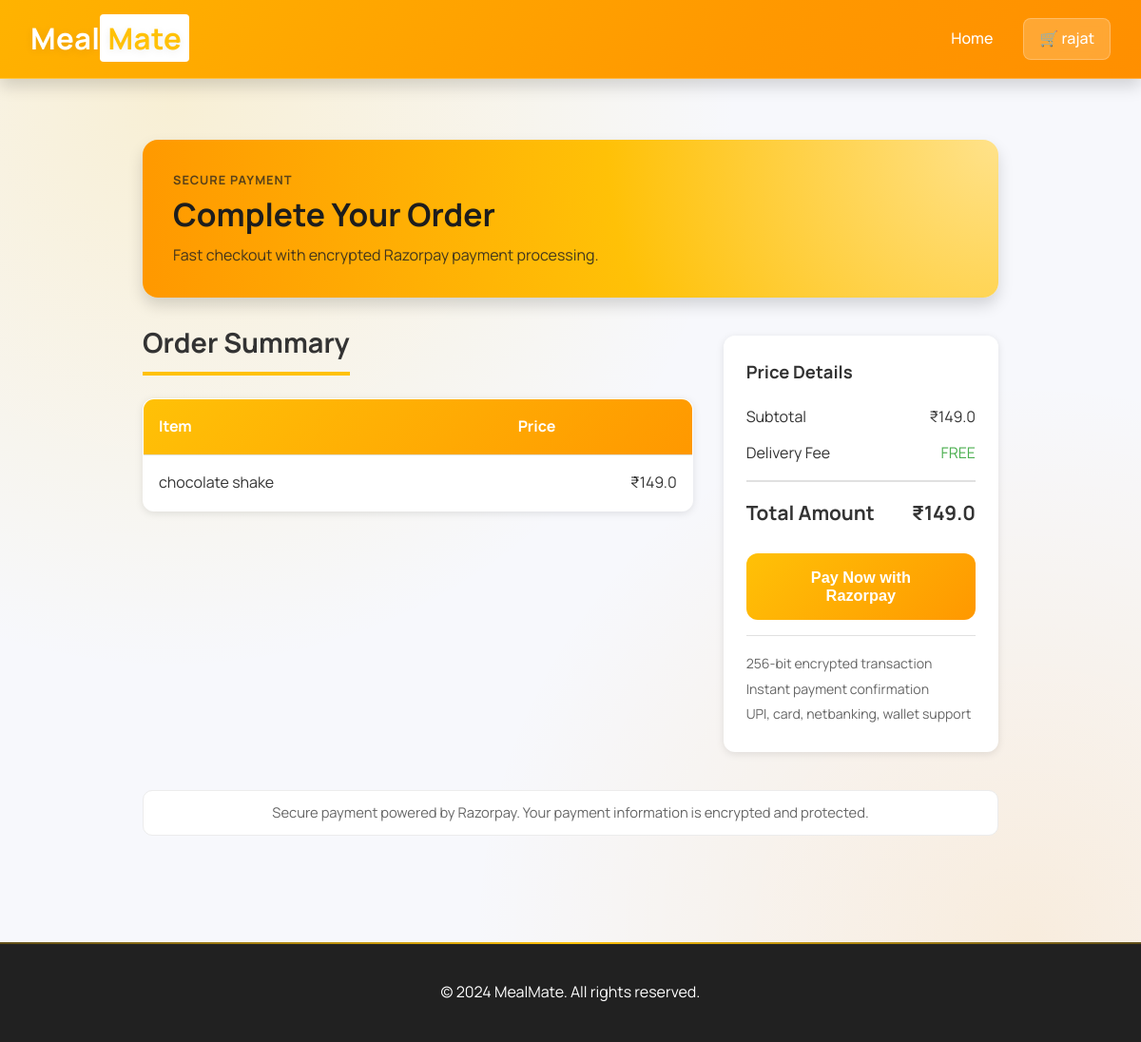
/checkout/rajat/, run on the app's committed database.
### delivery/models.py (models this page shows)
class Customer(models.Model):
    username = models.CharField(max_length = 20)
    password = models.CharField(max_length = 20)
    email = models.CharField(max_length = 20)
    mobile = models.CharField(max_length = 10)
    address = models.CharField(max_length = 50)

class Item(models.Model):
    restaurant = models.ForeignKey(Restaurant, on_delete = models.CASCADE, related_name = "items")
    name = models.CharField(max_length = 20)
    description = models.CharField(max_length = 200)
    price = models.FloatField()
    vegeterian = models.BooleanField(default=False)
    picture = models.URLField(max_length = 400, default='https://www.indiafilings.com/learn/wp-content/uploads/2024/08/How-to-Start-Food-Business.jpg')

### delivery/views.py (the view)
# urls.py: path('checkout/<str:username>/', views.checkout, name='checkout'),
def checkout(request, username):
    customer = get_object_or_404(Customer, username=username)
    cart = Cart.objects.filter(customer=customer).first()
    cart_items = cart.items.all() if cart else []
    total_price = cart.total_price() if cart else 0
    if total_price == 0:
        return render(request, 'delivery/checkout.html', {
            'error': 'Your cart is empty!',
        })
    client = razorpay.Client(auth=(settings.RAZORPAY_KEY_ID, settings.RAZORPAY_KEY_SECRET))
    order_data = {
        'amount': int(total_price * 100),  # Amount in paisa
        'currency': 'INR',
        'payment_capture': '1',  # Automatically capture payment
    }
    order = client.order.create(data=order_data)
    return render(request, 'delivery/checkout.html', {
        'username': username,
        'cart_items': cart_items,
        'total_price': total_price,
        'razorpay_key_id': settings.RAZORPAY_KEY_ID,
        'order_id': order['id'],  # Razorpay order ID
        'amount': total_price,
    })

### delivery/models.py (called while the page is built)
    def total_price(self):
        return sum(item.price for item in self.items.all())

### delivery/templates/delivery/checkout.html (shortened to what this page needs)
{% load static %}
<!DOCTYPE html>
<html lang="en">
<head>
    <link rel="stylesheet" href="{% static 'delivery/css/style.css' %}">
</head>
<body>
    <header>
        <div class="header-container">
            <div class="logo">Meal<span>Mate</span></div>
            <nav>
                <a href="/">Home</a>
                <span class="user-info">🛒 {{ username }}</span>
            </nav>
        </div>
    </header>
    <div class="container">
        <div class="checkout-container fade-in">
            <section class="checkout-hero">
                <p class="checkout-kicker">Secure Payment</p>
                <h1 class="checkout-title">Complete Your Order</h1>
                <p class="checkout-subtitle">Fast checkout with encrypted Razorpay payment processing.</p>
            </section>
            {% if error %}
            <div class="message message-error">
                <strong>⚠️ Error:</strong> {{ error }}
            </div>
            {% else %}
                <div class="checkout-grid">
                    <div>
                        <section>
                            <h2>Order Summary</h2>
                            <table>
                                <thead>
                                    <tr>
                                        <th>Item</th>
                                        <th>Price</th>
                                    </tr>
                                </thead>
                                <tbody>
                                    {% for item in cart_items %}
                                    <tr>
                                        <td>{{ item.name }}</td>
                                        <td style="text-align: right;">₹{{ item.price }}</td>
                                    </tr>
                                    {% endfor %}
                                </tbody>
                            </table>
                        </section>
                    </div>
                    <div class="cart-summary">
                        <h3 class="checkout-side-title">Price Details</h3>
                        <div class="summary-item">
                            <span>Subtotal</span>
                            <span>₹{{ total_price }}</span>
                        </div>
                        <div class="summary-item">
                            <span>Delivery Fee</span>
                            <span style="color: var(--success-color);">FREE</span>
                        </div>
                        <div class="summary-total">
                            <span>Total Amount</span>
                            <span>₹{{ total_price }}</span>
                        </div>
                                                <button id="rzp-button" class="btn btn-primary btn-lg btn-block checkout-pay-btn">
                                                    Pay Now with Razorpay
                        </button>
                                                <div class="checkout-trust-list">
                                                    <p>256-bit encrypted transaction</p>
                                                    <p>Instant payment confirmation</p>
                                                    <p>UPI, card, netbanking, wallet support</p>
                                                </div>
                    </div>
                </div>
                                        <p class="checkout-security-note">
                                            Secure payment powered by Razorpay. Your payment information is encrypted and protected.
                </p>
            {% endif %}
        </div>
    </div>
    <footer>
        <p>&copy; 2024 MealMate. All rights reserved.</p>
    </footer>
</body>
</html>

### data on the page
Customer: username "rajat"
Item: name "chocolate shake", price "149.0"

### other printed values
{{ total_price }} "149.0"
